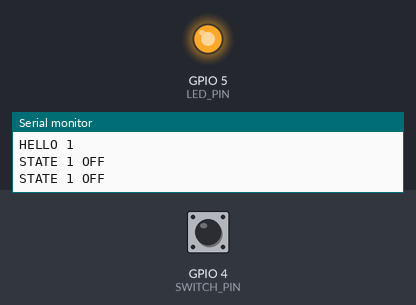
Simulated run of this program. Board: ESP32-S3. Shown: output pins drawn as LEDs (lit = HIGH), the last lines printed to the serial monitor. Inputs (shaded band) come from the test bench; at power-on: GPIO 4 (SWITCH_PIN) HIGH.

Above: at 1.2 s.
1.3 s: GPIO 4 (SWITCH_PIN) pulled LOW for 0.15 s
At 6.13 s:
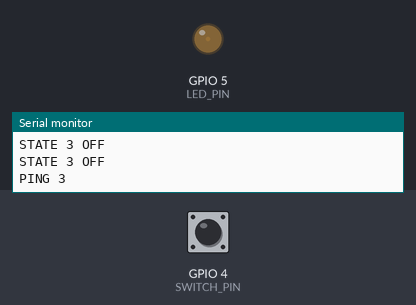
Timing chart, 0 to 10.4 s (numbered marks = the images above; inputs shaded):
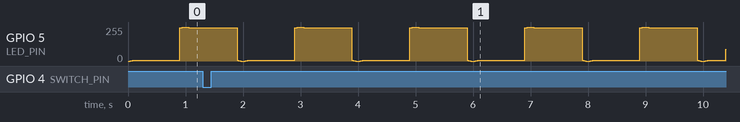

The program:

main.cpp
```cpp
#include <Arduino.h>

#include <atomic>

#include "Config.h"
#include "SwitchController.h"

#ifndef CAFFEINATE_NATIVE_USB_CDC
#define CAFFEINATE_NATIVE_USB_CDC 0
#endif

namespace {

constexpr uint8_t LED_PWM_CHANNEL = 0;
constexpr uint32_t LED_PWM_FREQUENCY = 5000;
constexpr uint8_t LED_PWM_RESOLUTION = 8;
constexpr size_t MAX_RECORD_BYTES = 256;

SwitchController controller;
char inputBuffer[MAX_RECORD_BYTES + 1];
size_t inputLength = 0;
bool inputOverflow = false;
// 1 means connected, -1 means disconnected, and 0 means no pending event.
std::atomic<int8_t> serialConnectionEvent{0};
#if !CAFFEINATE_NATIVE_USB_CDC
// USB-UART boards typically auto-reset when the host opens the port, so the
// first loop after boot is treated as session start. Host-side disconnect is
// handled by the Mac agent; the bridge does not emit CDC connect events.
bool pendingUartSessionStart = true;
#endif

bool switchIsGrounded() {
  const int activeLevel = SWITCH_ACTIVE_LOW ? LOW : HIGH;
  return digitalRead(SWITCH_PIN) == activeLevel;
}

void readSerial() {
  while (Serial.available() > 0) {
    const char byte = static_cast<char>(Serial.read());
    if (byte == '\n') {
      if (!inputOverflow) controller.receiveLine({inputBuffer, inputLength});
      inputLength = 0;
      inputOverflow = false;
    } else if (!inputOverflow) {
      if (inputLength == MAX_RECORD_BYTES) {
        inputOverflow = true;
      } else {
        inputBuffer[inputLength++] = byte;
      }
    }
  }
}

#if CAFFEINATE_NATIVE_USB_CDC
void onUsbCdcEvent(void*, esp_event_base_t, int32_t eventId, void*) {
  if (eventId == ARDUINO_USB_CDC_CONNECTED_EVENT) {
    serialConnectionEvent.store(1, std::memory_order_relaxed);
  } else if (eventId == ARDUINO_USB_CDC_DISCONNECTED_EVENT) {
    serialConnectionEvent.store(-1, std::memory_order_relaxed);
  }
}
#endif

void handleSerialConnection(uint32_t nowMs) {
#if !CAFFEINATE_NATIVE_USB_CDC
  if (pendingUartSessionStart) {
    pendingUartSessionStart = false;
    serialConnectionEvent.store(1, std::memory_order_relaxed);
  }
#endif
  const int8_t event = serialConnectionEvent.exchange(0, std::memory_order_relaxed);
  if (event > 0) {
    controller.serialConnected(nowMs);
  } else if (event < 0) {
    controller.serialDisconnected();
  }
}

}  // namespace

void setup() {
  pinMode(SWITCH_PIN, INPUT_PULLUP);
  Serial.begin(115200);
#if CAFFEINATE_NATIVE_USB_CDC
  // Native USB CDC is enabled by platform build flags.
  // ESP32 Arduino USB CDC emits this when a host opens the serial connection.
  Serial.onEvent(onUsbCdcEvent);
#endif
  ledcSetup(LED_PWM_CHANNEL, LED_PWM_FREQUENCY, LED_PWM_RESOLUTION);
  ledcAttachPin(LED_PIN, LED_PWM_CHANNEL);
}

void loop() {
  const uint32_t nowMs = millis();
  handleSerialConnection(nowMs);
  controller.sample(switchIsGrounded(), nowMs);
  readSerial();
  controller.tick(nowMs);
  const std::string outbound = controller.takeOutbound();
  if (!outbound.empty()) Serial.print(outbound.c_str());
  ledcWrite(LED_PWM_CHANNEL, controller.ledBrightness(nowMs));
}
```

SwitchController.h
```cpp
#pragma once

#include <cstdint>
#include <string>
#include <string_view>

enum class ConfirmedState { Unknown, Off, On, Error };

class SwitchController {
 public:
  static constexpr uint32_t DEBOUNCE_MS = 40;
  static constexpr uint32_t RETRY_MS = 1000;
  static constexpr uint32_t HEARTBEAT_MS = 3000;

  void sample(bool grounded, uint32_t nowMs);
  void serialConnected(uint32_t nowMs);
  void serialDisconnected();
  void receiveLine(std::string_view line);
  void tick(uint32_t nowMs);
  std::string takeOutbound();
  uint8_t ledBrightness(uint32_t nowMs) const;

  ConfirmedState confirmedState() const { return confirmedState_; }

 private:
  static bool elapsed(uint32_t nowMs, uint32_t sinceMs, uint32_t intervalMs);
  void queueHello();
  void queueState(uint32_t nowMs);
  void queuePing(uint32_t nowMs);

  bool hasCandidate_ = false;
  bool candidateGrounded_ = false;
  bool hasStableState_ = false;
  bool stableGrounded_ = false;
  bool serialConnected_ = false;
  bool awaitingAck_ = false;
  uint32_t candidateSinceMs_ = 0;
  uint32_t sequence_ = 0;
  uint32_t lastStateSentMs_ = 0;
  uint32_t lastHeartbeatMs_ = 0;
  ConfirmedState confirmedState_ = ConfirmedState::Unknown;
  std::string outbound_;
};
```

SwitchController.cpp
```cpp
#include "SwitchController.h"

#include <charconv>
#include <cmath>

namespace {

constexpr double PI = 3.14159265358979323846;

const char* stateName(bool grounded) {
  return grounded ? "ON" : "OFF";
}

bool parseState(std::string_view value, bool& grounded) {
  if (value == "ON") {
    grounded = true;
    return true;
  }
  if (value == "OFF") {
    grounded = false;
    return true;
  }
  return false;
}

bool parseSequence(std::string_view value, uint32_t& sequence) {
  if (value.empty()) return false;
  const char* begin = value.data();
  const char* end = begin + value.size();
  const auto result = std::from_chars(begin, end, sequence);
  return result.ec == std::errc{} && result.ptr == end;
}

}  // namespace

bool SwitchController::elapsed(uint32_t nowMs, uint32_t sinceMs,
                               uint32_t intervalMs) {
  return static_cast<uint32_t>(nowMs - sinceMs) >= intervalMs;
}

void SwitchController::sample(bool grounded, uint32_t nowMs) {
  if (!hasCandidate_ || grounded != candidateGrounded_) {
    candidateGrounded_ = grounded;
    candidateSinceMs_ = nowMs;
    hasCandidate_ = true;
    return;
  }

  if (elapsed(nowMs, candidateSinceMs_, DEBOUNCE_MS) &&
      (!hasStableState_ || grounded != stableGrounded_)) {
    stableGrounded_ = grounded;
    hasStableState_ = true;
    ++sequence_;
    awaitingAck_ = true;
    confirmedState_ = ConfirmedState::Unknown;
    queueState(nowMs);
  }
}

void SwitchController::serialConnected(uint32_t nowMs) {
  serialConnected_ = true;
  queueHello();
  if (!hasStableState_) return;

  // A descriptor reopening is not a confirmation of the Mac-side process.
  // Pulse until the host acknowledges the current physical state again.
  awaitingAck_ = true;
  confirmedState_ = ConfirmedState::Unknown;
  queueState(nowMs);
}

void SwitchController::serialDisconnected() {
  serialConnected_ = false;
  awaitingAck_ = false;
  confirmedState_ = ConfirmedState::Unknown;

  // Nothing already queued can reach the closed serial session.  Reconnection
  // starts a fresh session with HELLO followed by the current stable state.
  outbound_.clear();
}

void SwitchController::receiveLine(std::string_view line) {
  if (!serialConnected_) return;

  const size_t first = line.find(' ');
  if (first == std::string_view::npos) return;
  const std::string_view type = line.substr(0, first);
  const size_t second = line.find(' ', first + 1);
  if (second == std::string_view::npos) return;

  uint32_t receivedSequence = 0;
  if (!parseSequence(line.substr(first + 1, second - first - 1), receivedSequence)) {
    return;
  }
  const std::string_view remainder = line.substr(second + 1);

  if (type == "ACK") {
    bool receivedGrounded = false;
    if (!parseState(remainder, receivedGrounded) || !awaitingAck_ ||
        receivedSequence != sequence_ || receivedGrounded != stableGrounded_) {
      return;
    }
    awaitingAck_ = false;
    confirmedState_ = receivedGrounded ? ConfirmedState::On : ConfirmedState::Off;
  } else if (type == "ERROR" && !remainder.empty() &&
             remainder.find_first_of(" \t\r\n") == std::string_view::npos &&
             (receivedSequence == sequence_ ||
              (receivedSequence == 0 && remainder == "VERSION"))) {
    // VERSION is a session-level failure and therefore uses sequence zero,
    // even after this controller has advanced its physical-state sequence.
    awaitingAck_ = false;
    confirmedState_ = ConfirmedState::Error;
  }
}

void SwitchController::tick(uint32_t nowMs) {
  if (serialConnected_ && awaitingAck_ &&
      elapsed(nowMs, lastStateSentMs_, RETRY_MS)) {
    queueState(nowMs);
  }
  if (serialConnected_ && elapsed(nowMs, lastHeartbeatMs_, HEARTBEAT_MS)) {
    queuePing(nowMs);
  }
}

std::string SwitchController::takeOutbound() {
  std::string outbound;
  outbound.swap(outbound_);
  return outbound;
}

uint8_t SwitchController::ledBrightness(uint32_t nowMs) const {
  if (!serialConnected_ || awaitingAck_) {
    const double phase = static_cast<double>(nowMs % 2000) / 2000.0;
    return static_cast<uint8_t>(
        (std::sin(phase * 2.0 * PI - PI / 2.0) + 1.0) * 127.5);
  }

  switch (confirmedState_) {
    case ConfirmedState::On:
      return 255;
    case ConfirmedState::Off:
      return 0;
    case ConfirmedState::Error:
      return (nowMs % 250) < 125 ? 255 : 0;
    case ConfirmedState::Unknown: {
      const double phase = static_cast<double>(nowMs % 2000) / 2000.0;
      return static_cast<uint8_t>((std::sin(phase * 2.0 * PI - PI / 2.0) + 1.0) * 127.5);
    }
  }
  return 0;
}

void SwitchController::queueHello() {
  outbound_ += "HELLO 1\n";
}

void SwitchController::queueState(uint32_t nowMs) {
  outbound_ += "STATE " + std::to_string(sequence_) + " " + stateName(stableGrounded_) + "\n";
  lastStateSentMs_ = nowMs;
}

void SwitchController::queuePing(uint32_t nowMs) {
  outbound_ += "PING " + std::to_string(sequence_) + "\n";
  lastHeartbeatMs_ = nowMs;
}
```

Config.h
```cpp
#pragma once

// Safe initial defaults for ESP32-S3 DevKitC-1 and classic ESP32 DevKit
// (ESP-WROOM-32). Verify these pins against the exact board silkscreen and
// pinout before applying power; vendor labels vary.
constexpr int SWITCH_PIN = 4;
constexpr int LED_PIN = 5;
constexpr bool SWITCH_ACTIVE_LOW = true;
```
